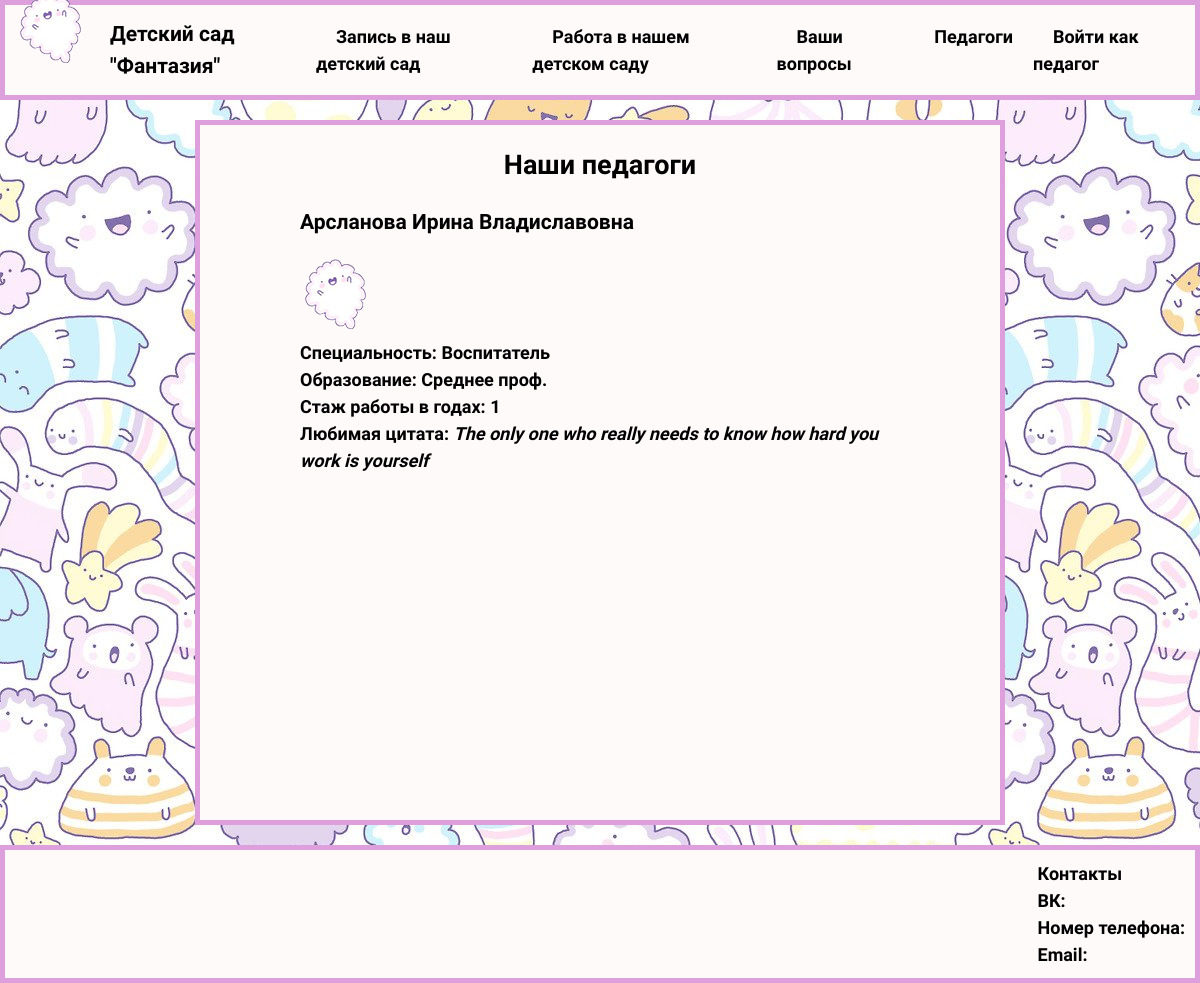
Screenshot of /teachers/ with the database file from the repository.
### teachers/models.py (models this page shows)
class Teacher(models.Model):
    specialization = [
        ('Воспитатель', 'Воспитатель'),
        ('Помощник воспитателя', 'Помощник воспитателя'),
        ('Педагог доп. образования', 'Педагог доп. образования'),
        ('Спец', 'Спец'),
    ]
    educations = [
        ('Основное общее', 'Основное общее'),
        ('Среднее общее', 'Среднее общее'),
        ('Среднее проф.', 'Среднее проф.'),
        ('Высшее', 'Высшее'),
    ]
    full_name = models.CharField(
        verbose_name='Ф.И.О.',
        max_length=50,
    )
    specialization = models.CharField(
        verbose_name='Специальность',
        max_length=50,
        choices=specialization,
    )
    education = models.CharField(
        verbose_name='Образование',
        max_length=50,
        choices=educations,
    )
    experience = models.IntegerField(verbose_name='Стаж работы')
    quote = models.CharField(
        verbose_name='Цитата',
        max_length=100,
        )
    photo = models.ImageField(
        verbose_name='Фото',
        upload_to='photos',
    )
    class Meta:
        verbose_name='Педагог'
        verbose_name_plural='Педагоги'

### teachers/views.py (the view)
# urls.py: path("teachers/", Teachers.as_view(), name = "teachers"),
class Teachers(ListView):
    model = Teacher
    template_name = 'teachers.html'
    context_object_name = 'teachers'
    extra_context = {
        'title': 'Детский сад "Фантазия": Педагоги',
        'header': "Наши педагоги",
    }

### application/templates/teachers.html
{% extends "base.html" %}
{% block content%}
{% for t in teachers %}
<div class="content">
    <h3>{{ t.full_name }}</h3>
    <p><img src="{{t.photo.url}}"></p>
    <p>Специальность: {{ t.specialization }}</p>
    <p>Образование: {{ t.education }}</p>
    <p>Стаж работы в годах: {{ t.experience }}</p>
    <p>Любимая цитата: <em>{{ t.quote }}</em></p>
</div>
{% endfor %}
{% endblock content %}

### application/static/css/styles.css (style rules this page uses)
* { padding: 0; margin: 0; }
body { padding: 0; background-image: url("/static/img/jy.jpg"); background-attachment: fixed; line-height: 1.5; font-family: 'Source Sans Pro', sans-serif; font-size: 18px; font-weight: 600; }
h3 { margin: 20px auto; }
.content { margin: 0 auto; box-sizing: border-box; max-width: 600px; }

### rows the page displays
Teacher: full_name "Арсланова Ирина Владиславовна", photo (picture), specialization "Воспитатель", education "Среднее проф.", experience "1", quote "The only one who really needs to know how hard you work is yourself"

### other values shown
{{ header }} "Наши педагоги"
